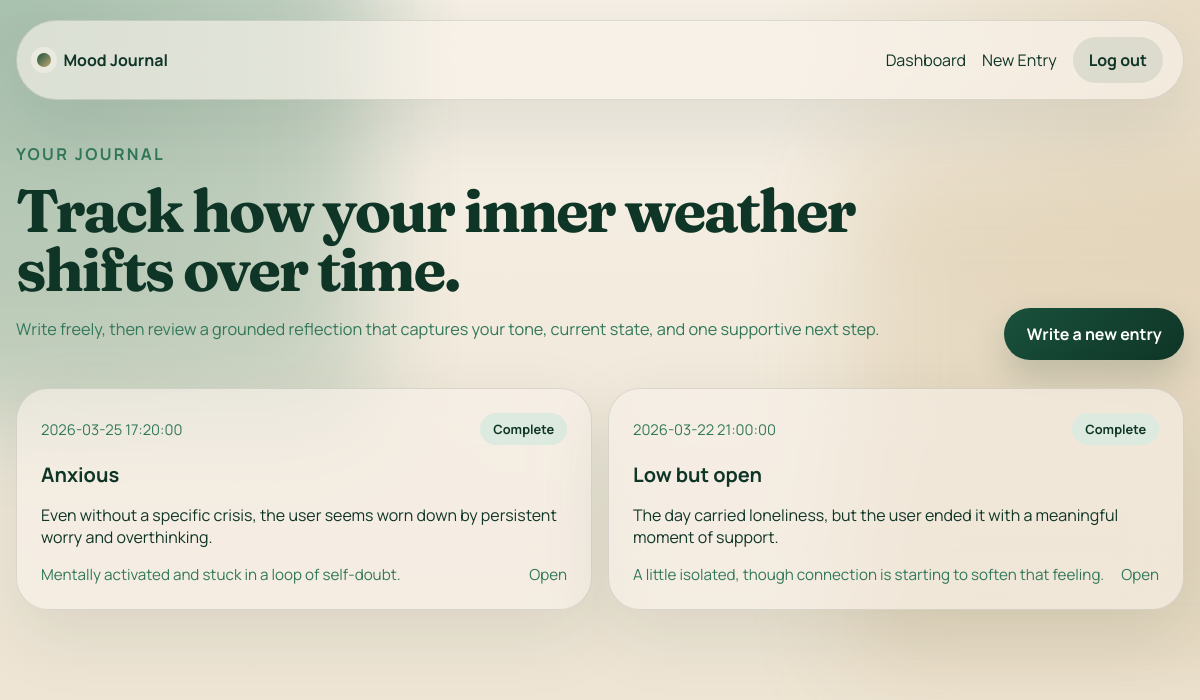
/journal/ (signed in), run on the app's committed database.
### tables this page shows
CREATE TABLE journal_entries (
    id INTEGER PRIMARY KEY AUTOINCREMENT,
    user_id INTEGER NOT NULL,
    raw_text TEXT NOT NULL,
    tone TEXT,
    current_state TEXT,
    summary TEXT,
    feel_better_recommendation TEXT,
    safety_note TEXT,
    analysis_status TEXT NOT NULL DEFAULT 'pending',
    created_at TIMESTAMP NOT NULL DEFAULT CURRENT_TIMESTAMP,
    updated_at TIMESTAMP NOT NULL DEFAULT CURRENT_TIMESTAMP,
    FOREIGN KEY (user_id) REFERENCES users (id) ON DELETE CASCADE
);

### app/journal.py (the view)
@journal_bp.route("/")
@login_required
def dashboard():
    entries = get_db().execute(
        """
        SELECT id, raw_text, tone, current_state, summary, safety_note,
               analysis_status, created_at
        FROM journal_entries
        WHERE user_id = ?
        ORDER BY created_at DESC, id DESC
        """,
        (g.user["id"],),
    ).fetchall()
    return render_template("journal/dashboard.html", entries=entries)

### app/auth.py (called while the page is built)
def login_required(view):
    @wraps(view)
    def wrapped_view(**kwargs):
        if g.user is None:
            return redirect(url_for("auth.login"))
        return view(**kwargs)
    return wrapped_view

### app/db.py (called while the page is built)
def get_db():
    if "db" not in g:
        database_path = Path(current_app.config["DATABASE"])
        database_path.parent.mkdir(parents=True, exist_ok=True)
        g.db = sqlite3.connect(database_path)
        g.db.row_factory = sqlite3.Row
        g.db.execute("PRAGMA foreign_keys = ON")
    return g.db

### app/templates/journal/dashboard.html (shortened to what this page needs)
{% extends "base.html" %}
{% block content %}
  <section class="dashboard-hero">
    <div>
      <p class="eyebrow">Your journal</p>
      <h1>Track how your inner weather shifts over time.</h1>
      <p class="lede">
        Write freely, then review a grounded reflection that captures your tone, current state, and one supportive next step.
      </p>
    </div>
    <a class="button" href="{{ url_for('journal.new_entry') }}">Write a new entry</a>
  </section>
  {% if entries %}
    <section class="entry-grid">
      {% for entry in entries %}
        <article class="panel entry-card">
          <div class="entry-card-head">
            <p class="entry-date">{{ entry["created_at"] }}</p>
            <span class="status-pill status-{{ entry['analysis_status'] }}">{{ entry["analysis_status"].replace('_', ' ') }}</span>
          </div>
          <h2>{{ entry["tone"] or "Awaiting reflection" }}</h2>
          <p>{{ entry["summary"] or entry["raw_text"][:180] ~ "..." }}</p>
          <div class="entry-card-foot">
            <span>{{ entry["current_state"] or "Processing your reflection..." }}</span>
            <a href="{{ url_for('journal.entry_detail', entry_id=entry['id']) }}">Open</a>
          </div>
        </article>
      {% endfor %}
    </section>
  {% endif %}
{% endblock %}

### app/static/style.css (style rules this page uses)
:root { --bg: #f2e9dc; --surface: rgba(242, 233, 220, 0.74); --surface-strong: rgba(248, 242, 234, 0.9); --surface-border: rgba(15, 53, 39, 0.12); --text: #0f3527; --muted: #31785a; --accent: #19513c; --accent-soft: #dce8df; --success: #dceadf; --warning: #e6d4a2; --shadow: 0 24px 70px rgba(15, 53, 39, 0.1); --radius-xl: 32px; --radius-lg: 24px; --radius-md: 18px; }
* { box-sizing: border-box; }
body { margin: 0; min-height: 100vh; font-family: "Manrope", sans-serif; color: var(--text); background: radial-gradient(circle at top left, rgba(49, 120, 90, 0.22), transparent 32%), radial-gradient(circle at top right, rgba(195, 168, 115, 0.28), transparent 30%), linear-gradient(180deg, #f6f0e6 0%, #ede3d1 100%); }
a { color: inherit; text-decoration: none; }
.hero, .dashboard-hero, .composer-layout, .detail-layout { display: grid; gap: 2rem; }
.hero-copy h1, .dashboard-hero h1, .composer-copy h1, .detail-head h1 { margin: 0; font-family: "Fraunces", serif; font-size: clamp(2.5rem, 5vw, 4.6rem); line-height: 0.98; letter-spacing: -0.04em; }
.dashboard-hero { grid-template-columns: minmax(0, 1fr) auto; align-items: end; margin-bottom: 1.75rem; }
.eyebrow { margin: 0 0 0.8rem; text-transform: uppercase; letter-spacing: 0.14em; font-size: 0.78rem; font-weight: 700; color: var(--muted); }
.lede, .hero-copy p, .composer-copy p, .dashboard-hero p, .detail-panel p { color: var(--muted); font-size: 1.02rem; line-height: 1.75; }
.panel { border: 1px solid var(--surface-border); border-radius: var(--radius-xl); padding: 1.5rem; background: var(--surface); backdrop-filter: blur(24px); box-shadow: var(--shadow); }
.feature-list, .entry-grid, .detail-grid, .admin-stat-grid, .admin-grid { display: grid; gap: 1rem; }
.entry-grid { grid-template-columns: repeat(auto-fit, minmax(260px, 1fr)); }
.feature-card, .entry-card, .note-panel, .stat-card { background: rgba(248, 242, 234, 0.58); }
.entry-card { display: flex; flex-direction: column; gap: 1rem; }
.entry-card h2 { margin: 0; font-size: 1.25rem; }
.entry-card p { margin: 0; }
.entry-card-head, .entry-card-foot, .detail-head { display: flex; justify-content: space-between; gap: 1rem; align-items: center; }
.entry-card-foot { margin-top: auto; color: var(--muted); font-size: 0.95rem; }
.entry-date { margin: 0; color: var(--muted); font-size: 0.92rem; }
.status-pill { display: inline-flex; align-items: center; padding: 0.45rem 0.8rem; border-radius: 999px; font-size: 0.8rem; font-weight: 700; text-transform: capitalize; background: rgba(25, 81, 60, 0.12); }
.status-complete { background: #dceadf; }
.button { display: inline-flex; align-items: center; justify-content: center; border: 0; border-radius: 999px; padding: 0.95rem 1.4rem; background: linear-gradient(135deg, #19513c, #0f3527); color: #fff; font-weight: 700; cursor: pointer; box-shadow: 0 16px 34px rgba(15, 53, 39, 0.18); }

### data on the page
journal_entries: created_at "2026-03-25 17:20:00", analysis_status.replace "Complete", tone "Anxious", summary "Even without a specific crisis, the user seems worn down by persistent worry and overthinking.", current_state "Mentally activated and stuck in a loop of self-doubt."
journal_entries: created_at "2026-03-22 21:00:00", analysis_status.replace "Complete", tone "Low but open", summary "The day carried loneliness, but the user ended it with a meaningful moment of support.", current_state "A little isolated, though connection is starting to soften that feeling."
